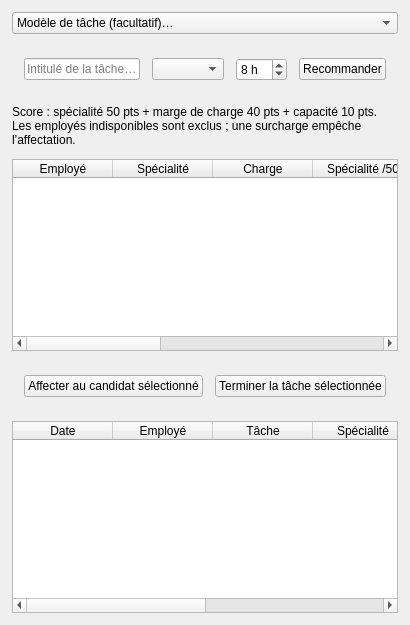
          <widget class="QWidget" name="assignmentPage">
            <attribute name="title">
              <string>Affectation</string>
            </attribute>
            <layout class="QVBoxLayout" name="assignmentPageLayout">
              <property name="spacing">
                <number>12</number>
              </property>
              <property name="leftMargin">
                <number>12</number>
              </property>
              <property name="topMargin">
                <number>12</number>
              </property>
              <property name="rightMargin">
                <number>12</number>
              </property>
              <property name="bottomMargin">
                <number>12</number>
              </property>
              <item>
                <widget class="QComboBox" name="taskTemplate">
                  <item>
                    <property name="text">
                      <string>Modèle de tâche (facultatif)…</string>
                    </property>
                  </item>
                  <item>
                    <property name="text">
                      <string>Assemblage d’une robe de soirée</string>
                    </property>
                  </item>
                  <item>
                    <property name="text">
                      <string>Broderie de fils d’or sur manteau</string>
                    </property>
                  </item>
                  <item>
                    <property name="text">
                      <string>Création du patron d’une veste</string>
                    </property>
                  </item>
                  <item>
                    <property name="text">
                      <string>Drapé sur mannequin d’une robe longue</string>
                    </property>
                  </item>
                  <item>
                    <property name="text">
                      <string>Finitions et ourlets d’une collection capsule</string>
                    </property>
                  </item>
                  <item>
                    <property name="text">
                      <string>Contrôle qualité avant livraison</string>
                    </property>
                  </item>
                </widget>
              </item>
              <item>
                <layout class="QHBoxLayout" name="assignmentForm">
                  <property name="spacing">
                    <number>12</number>
                  </property>
                  <property name="leftMargin">
                    <number>12</number>
                  </property>
                  <property name="topMargin">
                    <number>12</number>
                  </property>
                  <property name="rightMargin">
                    <number>12</number>
                  </property>
                  <property name="bottomMargin">
                    <number>12</number>
                  </property>
                  <item>
                    <widget class="QLineEdit" name="taskTitle">
                      <property name="placeholderText">
                        <string>Intitulé de la tâche…</string>
                      </property>
                      <property name="clearButtonEnabled">
                        <bool>true</bool>
                      </property>
                    </widget>
                  </item>
                  <item>
                    <widget class="QComboBox" name="taskSpecialty" />
                  </item>
                  <item>
                    <widget class="QSpinBox" name="taskHours">
                      <property name="minimum">
                        <number>1</number>
                      </property>
                      <property name="maximum">
                        <number>80</number>
                      </property>
                      <property name="value">
                        <number>8</number>
                      </property>
                      <property name="suffix">
                        <string> h</string>
                      </property>
                    </widget>
                  </item>
                  <item>
                    <widget class="QPushButton" name="recommendButton">
                      <property name="text">
                        <string>Recommander</string>
                      </property>
                      <property name="primary" stdset="0">
                        <bool>true</bool>
                      </property>
                    </widget>
                  </item>
                </layout>
              </item>
              <item>
                <widget class="QLabel" name="assignmentExplanation">
                  <property name="text">
                    <string>Score : spécialité 50 pts + marge de charge 40 pts + capacité 10 pts. Les employés indisponibles sont exclus ; une surcharge empêche l’affectation.</string>
                  </property>
                  <property name="wordWrap">
                    <bool>true</bool>
                  </property>
                </widget>
              </item>
              <item>
                <widget class="QTableWidget" name="candidatesTable">
                  <property name="editTriggers">
                    <set>QAbstractItemView::NoEditTriggers</set>
                  </property>
                  <property name="selectionMode">
                    <enum>QAbstractItemView::SingleSelection</enum>
                  </property>
                  <property name="selectionBehavior">
                    <enum>QAbstractItemView::SelectRows</enum>
                  </property>
                  <property name="alternatingRowColors">
                    <bool>true</bool>
                  </property>
                  <column>
                    <property name="text">
                      <string>Employé</string>
                    </property>
                  </column>
                  <column>
                    <property name="text">
                      <string>Spécialité</string>
                    </property>
                  </column>
                  <column>
                    <property name="text">
                      <string>Charge</string>
                    </property>
                  </column>
                  <column>
                    <property name="text">
                      <string>Spécialité /50</string>
                    </property>
                  </column>
                  <column>
                    <property name="text">
                      <string>Charge /40</string>
                    </property>
                  </column>
                  <column>
                    <property name="text">
                      <string>Capacité /10</string>
                    </property>
                  </column>
                  <column>
                    <property name="text">
                      <string>Score /100</string>
                    </property>
                  </column>
                  <column>
                    <property name="text">
                      <string>Capacité</string>
                    </property>
                  </column>
                </widget>
              </item>
              <item>
                <layout class="QHBoxLayout" name="assignmentActions">
                  <property name="spacing">
                    <number>12</number>
                  </property>
                  <property name="leftMargin">
                    <number>12</number>
                  </property>
                  <property name="topMargin">
                    <number>12</number>
                  </property>
                  <property name="rightMargin">
                    <number>12</number>
                  </property>
                  <property name="bottomMargin">
                    <number>12</number>
                  </property>
                  <item>
                    <widget class="QPushButton" name="assignButton">
                      <property name="text">
                        <string>Affecter au candidat sélectionné</string>
                      </property>
                      <property name="primary" stdset="0">
                        <bool>true</bool>
                      </property>
                    </widget>
                  </item>
                  <item>
                    <widget class="QPushButton" name="completeTaskButton">
                      <property name="text">
                        <string>Terminer la tâche sélectionnée</string>
                      </property>
                    </widget>
                  </item>
                </layout>
              </item>
              <item>
                <widget class="QTableWidget" name="assignmentsTable">
                  <property name="editTriggers">
                    <set>QAbstractItemView::NoEditTriggers</set>
                  </property>
                  <property name="selectionMode">
                    <enum>QAbstractItemView::SingleSelection</enum>
                  </property>
                  <property name="selectionBehavior">
                    <enum>QAbstractItemView::SelectRows</enum>
                  </property>
                  <property name="alternatingRowColors">
                    <bool>true</bool>
                  </property>
                  <column>
                    <property name="text">
                      <string>Date</string>
                    </property>
                  </column>
                  <column>
                    <property name="text">
                      <string>Employé</string>
                    </property>
                  </column>
                  <column>
                    <property name="text">
                      <string>Tâche</string>
                    </property>
                  </column>
                  <column>
                    <property name="text">
                      <string>Spécialité</string>
                    </property>
                  </column>
                  <column>
                    <property name="text">
                      <string>Durée</string>
                    </property>
                  </column>
                  <column>
                    <property name="text">
                      <string>État</string>
                    </property>
                  </column>
                </widget>
              </item>
            </layout>
          </widget>
